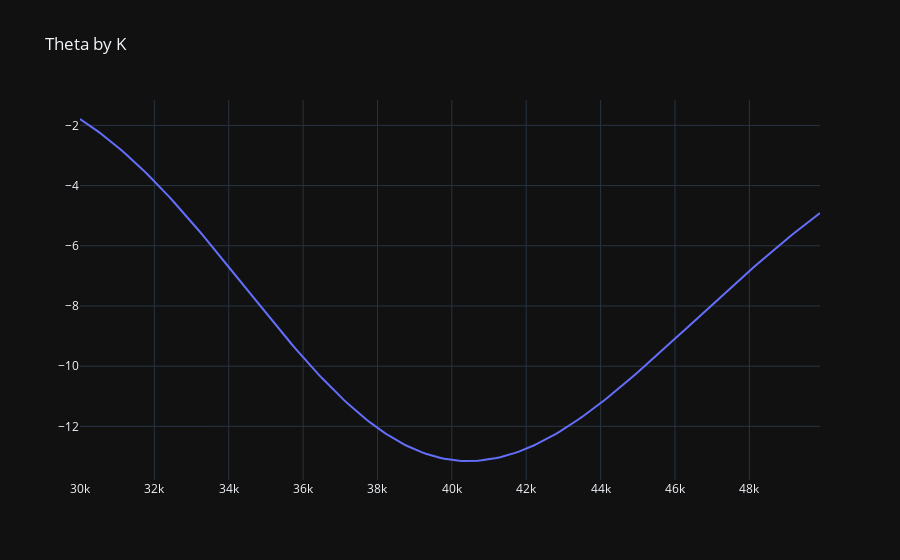

Source (notebook cell):
### Markdown cell above
对于平值期权：到期日越近，gamma越大
虚/实值期权：到期日越近，gamma越小

### Code cell
#Theta
#K
theta_k = []

for i in np.arange(30000,50000,100):
    theta_k.append((get_all_greeks('c',40000,int(i),0.25,0,0.3)['theta'])[0])

trace = go.Scatter(x=np.arange(30000,50000,100),
                   y=theta_k,
                   mode='lines',
                   name='theta_byK')
data = [trace]
py.offline.iplot({'data':data,"layout":go.Layout(title="Theta by K")})

### Figure 1 — Plotly figure (JSON) as saved in the notebook; plotly's stock layout.template omitted (floating-point values rounded to 4 significant figures; data arrays with more than 128 entries replaced by an {"elided": "..."} marker saying what was removed)
{"data": [{"mode": "lines", "name": "theta_byK", "x": {"elided": "200 int values"}, "y": {"elided": "200 float values"}, "type": "scatter"}], "layout": {"title": {"text": "Theta by K"}}}
